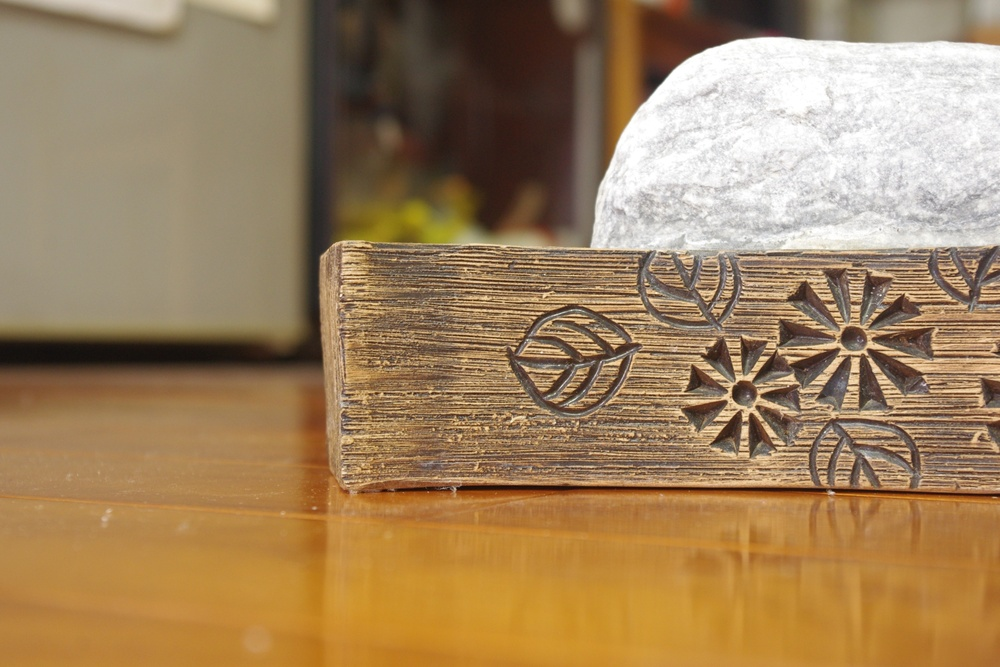
#> input picture finalproject/photos/data1_resized/01.jpg, 1000 x 667 px, shrunk from 2700 x 1800 before the run, found by its file name
$ python SIFTMatching.py   (Python 2 division)
#> lines starting #> are read from the running program, lines starting #| are printed output that depends on the picture
#!/usr/bin/env python
# -*- coding: utf-8 -*-
import matplotlib.pyplot as plt
import numpy as np
import cv2


def warpTwoImages(leftImg, rightImg, M):
    """Warp img2 to img1 with homograph M
    Reference : http://goo.gl/l7Vv3l"""
    # Get the extent of two image
    h1, w1 = leftImg.shape[:2]  # Height and width
    h2, w2 = rightImg.shape[:2]

    # Get four corners
    pts1 = np.float32([[0, 0],  [0, h1], [w1, h1], [w1, 0]]).reshape(-1, 1, 2)
    pts2 = np.float32([[0, 0], [0, h2], [w2, h2], [w2, 0]]).reshape(-1, 1, 2)

    # Transform the four corners of right image to left image
    pts2_ = cv2.perspectiveTransform(pts2, M)

    # Find new extent after warpping two images
    pts = np.concatenate((pts1, pts2_), axis=0)
    [xmin, ymin] = np.int32(pts.min(axis=0).ravel() - 0.5)
    [xmax, ymax] = np.int32(pts.max(axis=0).ravel() + 0.5)
    t = [-xmin, -ymin]

    # Translate matrix
    Ht = np.array([[1, 0, t[0]], [0, 1, t[1]], [0, 0, 1]])

    result = cv2.warpPerspective(
        leftImg, Ht.dot(M), (xmax - xmin, ymax - ymin))
    result[t[1]:h1 + t[1], t[0]:w1 + t[0]] = rightImg
    return result


def match(fileName1, fileName2, threshold, show=False, transform=False):
    """SIFT matching with opencv
    Reference : http://goo.gl/70Tk8G"""
#> called with fileName1 = '01.jpg', fileName2 = '02.jpg', threshold = 0.8, show = True, transform = True
    # Read image
    leftImg = cv2.imread(fileName1)
#> leftImg is the input picture: shape (667, 1000, 3); mean B, G, R 93.4, 130.2, 159.1
    rightImg = cv2.imread(fileName2)
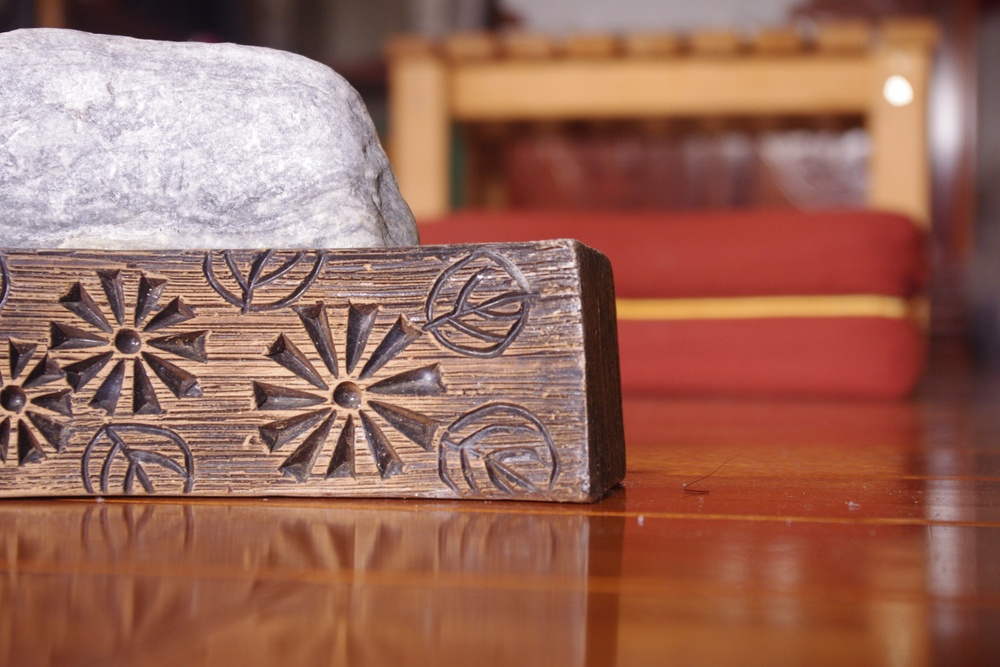
#> input picture finalproject/photos/data1_resized/02.jpg, 1000 x 667 px, shrunk from 2700 x 1800 before the run, found by its file name
#> rightImg is the input picture: shape (667, 1000, 3); mean B, G, R 90.7, 105.5, 154.9

    # Convert image from bgr to rgb
    leftImgRGB = cv2.cvtColor(leftImg, cv2.COLOR_BGR2RGB)
    rightImgRGB = cv2.cvtColor(rightImg, cv2.COLOR_BGR2RGB)

    # Convert image to gray scale
    leftGray = cv2.cvtColor(leftImg, cv2.COLOR_BGR2GRAY)
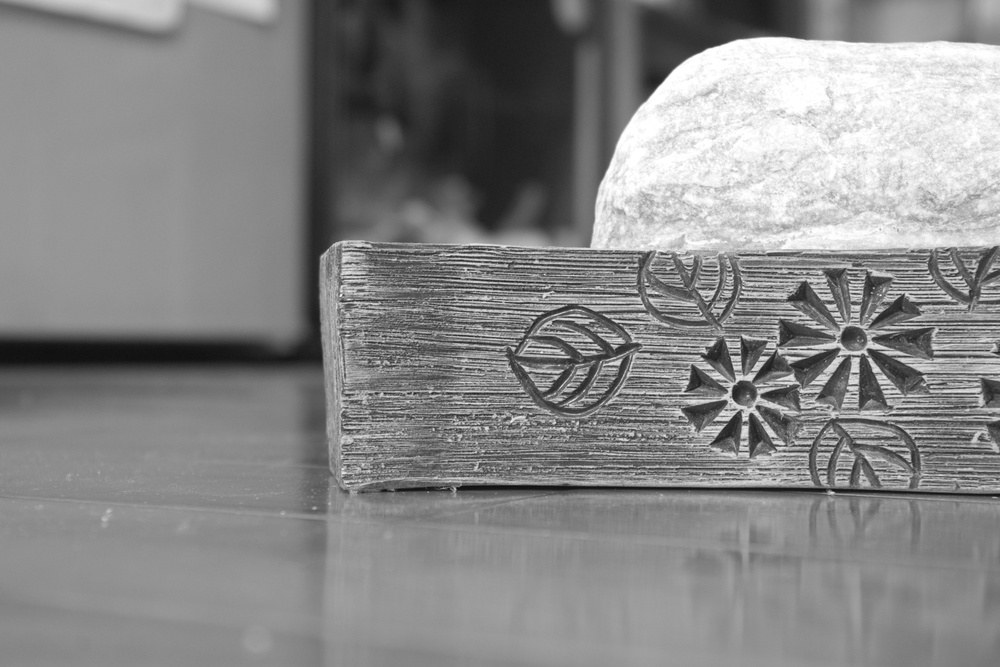
#> leftGray: shape (667, 1000); min 12, max 255, mean 134.6
    rightGray = cv2.cvtColor(rightImg, cv2.COLOR_BGR2GRAY)
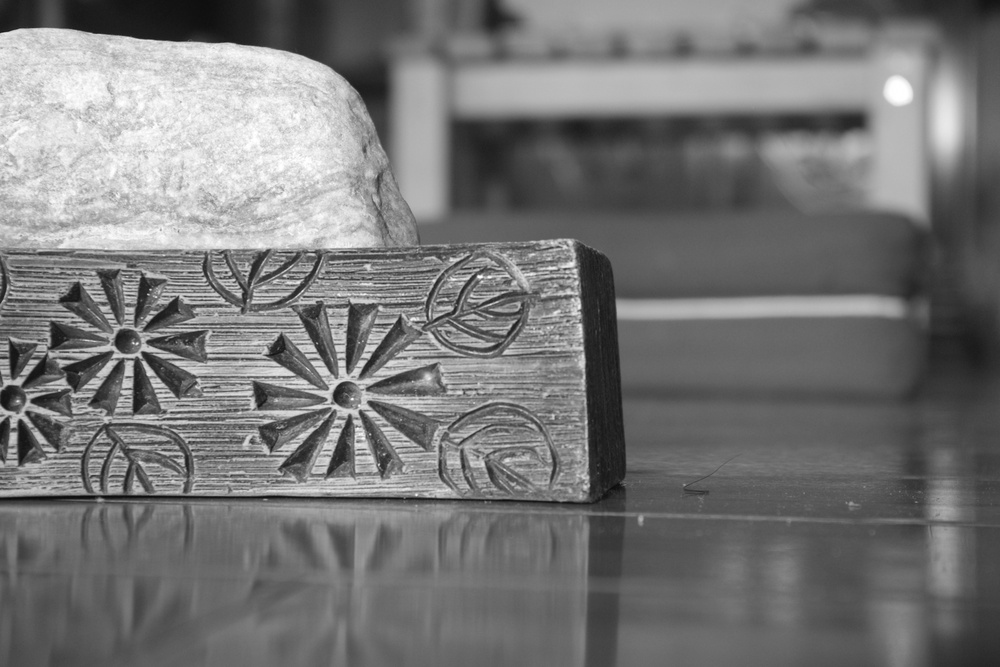
#> rightGray: shape (667, 1000); min 10, max 255, mean 118.6

    # Create sift detector object
    sift = cv2.xfeatures2d.SIFT_create()

    # Find the keypoints and descriptors with SIFT
    kp1, des1 = sift.detectAndCompute(leftGray, None)
#> kp1 = 3192 keypoints; strongest (x, y, size): (745, 431, 6.6), (875, 369, 5.6), (708, 156, 135.1), (513, 349, 2.7)
    kp2, des2 = sift.detectAndCompute(rightGray, None)
#> kp2 = 3784 keypoints; strongest (x, y, size): (479, 277, 3), (13, 438, 7), (149, 372, 5.8), (352, 399, 1.8)

    # Create Brute-Force matching object with default parameters
    bf = cv2.BFMatcher()
    matches = bf.knnMatch(des1, des2, k=2)
#> matches = 3192 matches

    # Apply ratio test
    good = []
    for m, n in matches:
        if m.distance < threshold * n.distance:
            good.append(m)
#> after the loop, good = 631 matches

    # Get coordinates of matching points
    leftPts = np.float32([kp1[m.queryIdx].pt for m in good]).reshape(-1, 1, 2)
#> leftPts = 631 rows, first 8: [342.2, 441.8], [343.5, 390.3], [381.5, 333.8], [405, 449.8], [438.1, 502.1], [467.8, 330.5], [474.8, 411.6], [511.3, 479]
    rightPts = np.float32([kp2[m.trainIdx].pt for m in good]).reshape(-1, 1, 2)
#> rightPts = 631 rows, first 8: [83.9, 280.4], [225.6, 255.3], [564.7, 319.6], [146.1, 439.8], [257.3, 368.3], [387, 264.1], [512.7, 484], [252.5, 484.2]

    # Apply ransac algorithm and homography model to find the inliers
    M, mask = cv2.findHomography(leftPts, rightPts, cv2.RANSAC, 5.0)
#> M = [[1.25, -0.0306, -901.4], [0.0954, 1.21, -81.09], [0.000267, -6.23e-05, 1]]; mask = 631 values, max 1 at index 28, min 0 at index 0, mean 0.875
    matchesMask = mask.ravel().tolist()
#> matchesMask has the same summary as mask

    # Transform left image with the homography matrix and save the result
    if transform:
        fname1, ext1 = fileName1.split(".")
        fname2, ext2 = fileName2.split(".")
        cv2.imwrite(
            "_".join([fname1, fname2]) + "." + ext1,
            warpTwoImages(leftImg, rightImg, M))
#> in warpTwoImages, `pts2_ = cv2.perspectiveTransform(pts2, M)`: pts2_ = [[-901.4, -81.09], [-961.8, 760.4], [267.7, 672.4], [275, 11.33]]
#> in warpTwoImages, `pts = np.concatenate((pts1, pts2_), axis=0)`: pts = [[0, 0], [0, 667], [1000, 667], [1000, 0], [-901.4, -81.09], [-961.8, 760.4], [267.7, 672.4], [275, 11.33]]
#> in warpTwoImages, `[xmin, ymin] = np.int32(pts.min(axis=0).ravel() - 0.5)`: xmin = -962; ymin = -81
#> in warpTwoImages, `[xmax, ymax] = np.int32(pts.max(axis=0).ravel() + 0.5)`: xmax = 1000; ymax = 760
#> in warpTwoImages, `t = [-xmin, -ymin]`: t = [962, 81]
#> in warpTwoImages, `Ht = np.array([[1, 0, t[0]], [0, 1, t[1]], [0, 0, 1]])`: Ht = [[1, 0, 962], [0, 1, 81], [0, 0, 1]]
#> in warpTwoImages, `result = cv2.warpPerspective( leftImg, Ht.dot(M), (xmax - xmin, ymax -..`:
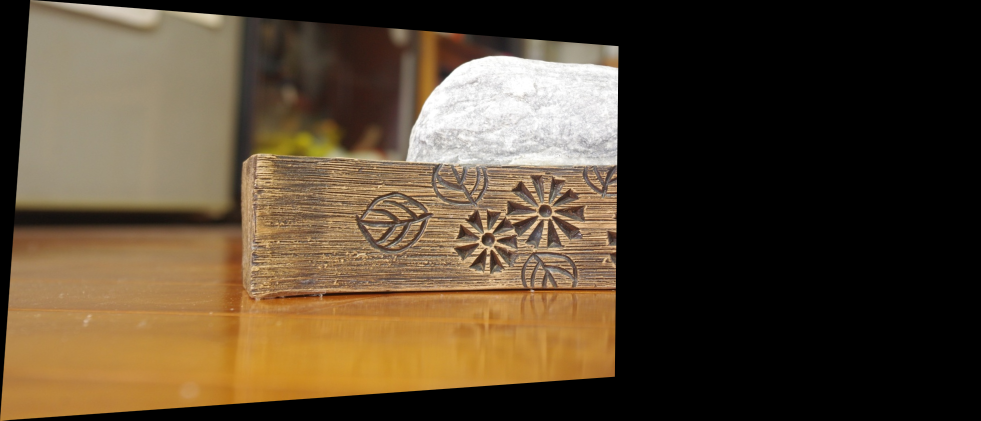
#> result: shape (841, 1962, 3) (shown at 1/2 size); mean B, G, R 49.3, 70.2, 86.4
#> in warpTwoImages, `result[t[1]:h1 + t[1], t[0]:w1 + t[0]] = rightImg`:
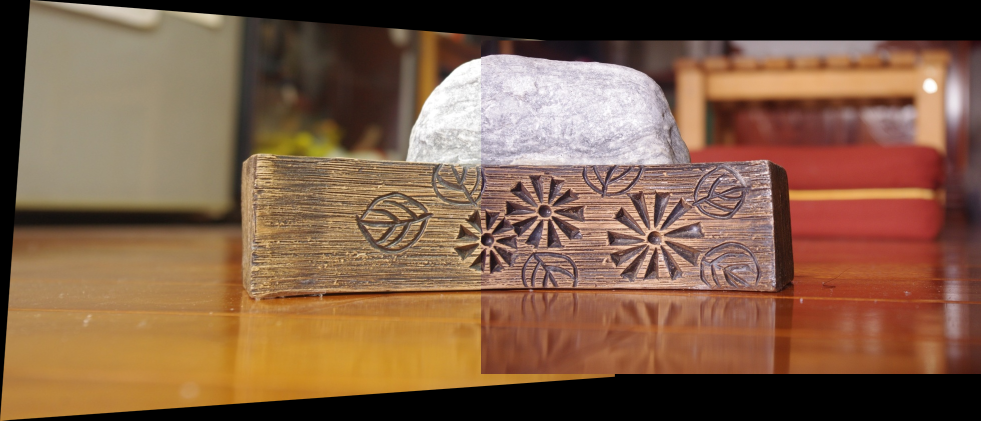
#> result: shape (841, 1962, 3) (shown at 1/2 size); mean B, G, R 71.9, 95.8, 129.1

    # Get unuque matching points
    data = np.concatenate((
        leftPts[mask == 1], rightPts[mask == 1]), axis=1)
#> data = 552 rows, first 6: [730.9, 184.1, 5.69, 179], [733.1, 223.4, 7.64, 219.9], [735.2, 168.8, 9.96, 163.2], [737.1, 325.7, 5.06, 327.5], [737.3, 219.3, 12.44, 215.9], [737.9, 182.1, 13.94, 177.2]
    uniqueData = np.unique(np.array(
        map(lambda (lx, ly, rx, ry): "%d %d %d %d\n" % (lx, ly, rx, ry),
            data)))

    # Write out results
    fout = open("result_%d.txt" % len(uniqueData), "w")
    for i in range(len(uniqueData)):
        fout.write("%s" % uniqueData[i])
    fout.close()

    print "Number of matching points: %d" % uniqueData.shape[0]
#| Number of matching points: 507

    if show:
        # Draw matching points with green line
        draw_params = dict(matchColor=(0, 255, 0),
                           singlePointColor = None,
                           matchesMask=matchesMask,
                           flags = 2)
#> draw_params = 4 items

        matchImg = cv2.drawMatches(
            leftImgRGB, kp1, rightImgRGB, kp2, good, None, **draw_params)
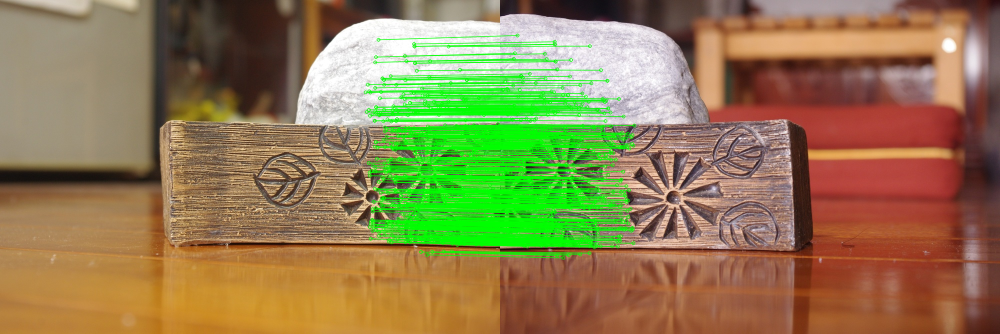
#> matchImg: shape (667, 2000, 3) (shown at 1/2 size); mean R, G, B 143.1, 127.5, 81.3

        plt.imshow(matchImg, "gray")
        plt.show()


def main():
    match("01.jpg", "02.jpg", 0.8, show=True, transform=True)

    return 0

if __name__ == '__main__':
    main()
